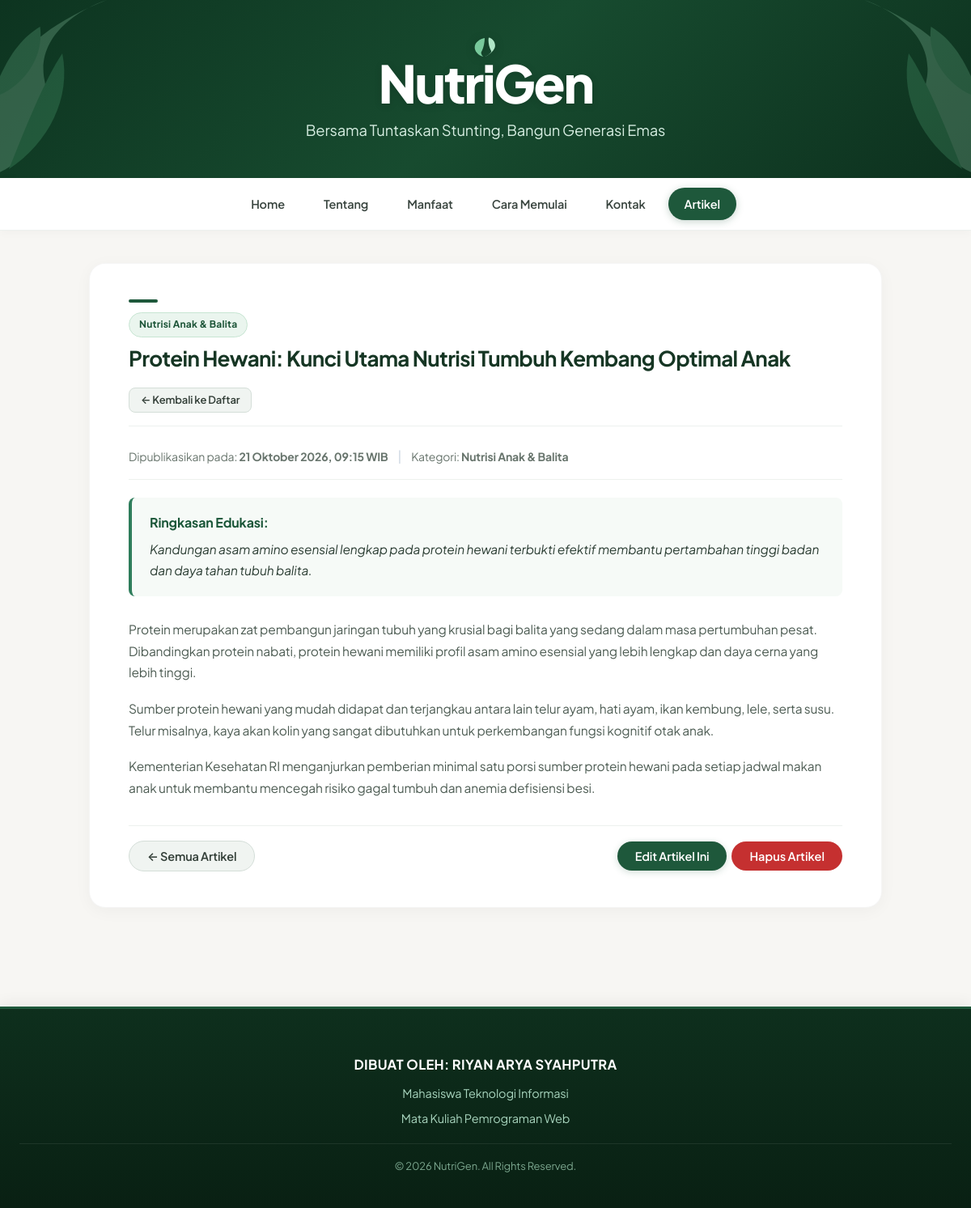
Screenshot of /detail.php?id=2 with the database file from the repository.
### tables this page shows
CREATE TABLE `artikel` (
  `id` INT(11) NOT NULL AUTO_INCREMENT,
  `judul` VARCHAR(150) NOT NULL,
  `kategori` VARCHAR(100) NOT NULL,
  `ringkasan` VARCHAR(255) NOT NULL,
  `isi` TEXT NOT NULL,
  `tanggal_dibuat` TIMESTAMP NOT NULL DEFAULT CURRENT_TIMESTAMP,
  PRIMARY KEY (`id`)
);

### includes/functions.php (called while the page is built, shortened)
<?php
function e(?string $teks): string {
    return htmlspecialchars($teks ?? '', ENT_QUOTES, 'UTF-8');
}
function format_tanggal_indonesia(?string $datetime): string {
    $timestamp = strtotime($datetime);
    $bulan = [
        1 => 'Januari',
        2 => 'Februari',
        3 => 'Maret',
        4 => 'April',
        5 => 'Mei',
        6 => 'Juni',
        7 => 'Juli',
        8 => 'Agustus',
        9 => 'September',
        10 => 'Oktober',
        11 => 'November',
        12 => 'Desember'
    ];
    $hari = date('j', $timestamp);
    $bulan_index = (int)date('n', $timestamp);
    $tahun = date('Y', $timestamp);
    $jam = date('H:i', $timestamp);
    $nama_bulan = $bulan[$bulan_index] ?? '';
    return "{$hari} {$nama_bulan} {$tahun}, {$jam} WIB";
}

### detail.php (the view, shortened to what this page needs)
<?php
require_once __DIR__ . '/includes/koneksi.php';
require_once __DIR__ . '/includes/functions.php';
$current_page = 'artikel';
$id = isset($_GET['id']) ? (int)$_GET['id'] : 0;
$artikel = null;
$error_pesan = null;
if ($id <= 0) {
    $error_pesan = 'ID artikel tidak valid.';
} elseif (empty($koneksi)) {
    $error_pesan = 'Koneksi database tidak tersedia. Pastikan Laragon MySQL aktif.';
} else {
    $sql = "SELECT id, judul, kategori, ringkasan, isi, tanggal_dibuat FROM artikel WHERE id = ? LIMIT 1";
    $stmt = mysqli_prepare($koneksi, $sql);
    if ($stmt) {
        mysqli_stmt_bind_param($stmt, 'i', $id);
        mysqli_stmt_execute($stmt);
        $res = mysqli_stmt_get_result($stmt);
        $artikel = mysqli_fetch_assoc($res);
    } else {
        $error_pesan = 'Terjadi kesalahan sistem dalam pengambilan data artikel.';
    }
}
require_once __DIR__ . '/includes/header.php';
require_once __DIR__ . '/includes/navbar.php';
?>
    <main>
        <?php if ($error_pesan || !$artikel): ?>
            <section class="card-box">
                <div class="empty-state">
                    <h2 style="justify-content: center; border-bottom: none; margin-bottom: 12px;">Artikel Tidak Ditemukan</h2>
                    <p><?= e($error_pesan ?? 'Data artikel yang Anda cari tidak tersedia.') ?></p>
                    <div style="margin-top: 24px;">
                        <a href="artikel.php" class="btn btn-primary">&larr; Kembali ke Daftar Artikel</a>
                        <a href="index.php" class="btn btn-secondary">Menuju Halaman Utama</a>
                    </div>
                </div>
            </section>
        <?php else: ?>
            <article class="card-box">
                <div style="display: flex; justify-content: space-between; align-items: flex-start; margin-bottom: 24px; padding-bottom: 16px; border-bottom: 1px solid #edf1ee; gap: 16px; flex-wrap: wrap;">
                    <div>
                        <div class="accent-bar"></div>
                        <span class="badge-category"><?= e($artikel['kategori']) ?></span>
                        <h2 style="margin-top: 10px; margin-bottom: 4px;"><?= e($artikel['judul']) ?></h2>
                    </div>
                    <div>
                        <a href="artikel.php#kelola-artikel" class="btn btn-secondary btn-sm">&larr; Kembali ke Daftar</a>
                    </div>
                </div>
                <div class="article-detail-meta">
                    <span class="date">
                        Dipublikasikan pada: <strong><?= e(format_tanggal_indonesia($artikel['tanggal_dibuat'])) ?></strong>
                    </span>
                    <span style="color: #cbd5e1;">|</span>
                    <span class="date">Kategori: <strong><?= e($artikel['kategori']) ?></strong></span>
                </div>
                <div style="background-color: #f6faf7; border-left: 4px solid #2e7d5b; padding: 18px 22px; border-radius: 8px; margin-bottom: 28px;">
                    <strong style="color: #1a5638; display: block; margin-bottom: 6px;">Ringkasan Edukasi:</strong>
                    <p style="margin-bottom: 0; font-size: 15.5px; color: #2c3e34; font-style: italic;">
                        <?= e($artikel['ringkasan']) ?>
                    </p>
                </div>
                <div class="article-detail-content">
                    <?php
                    $paragraf_list = explode("\n", str_replace(["\r\n", "\r"], "\n", $artikel['isi']));
                    foreach ($paragraf_list as $paragraf):
                        $paragraf = trim($paragraf);
                        if ($paragraf === '') continue;
                    ?>
                        <p><?= e($paragraf) ?></p>
                    <?php endforeach; ?>
                </div>
                <div class="form-actions" style="justify-content: space-between;">
                    <a href="artikel.php#kelola-artikel" class="btn btn-secondary">&larr; Semua Artikel</a>
                    <div class="action-buttons">
                        <a href="edit.php?id=<?= (int)$artikel['id'] ?>" class="btn btn-primary">Edit Artikel Ini</a>
                        <form action="hapus.php" method="POST">
                            <button type="submit" class="btn btn-danger">Hapus Artikel</button>
                        </form>
                    </div>
                </div>
            </article>
        <?php endif; ?>
    </main>
<?php
require_once __DIR__ . '/includes/footer.php';
?>

### includes/header.php (shortened to what this page needs)
<!DOCTYPE html>
<html lang="id">
<head>
    <link rel="stylesheet" href="assets/css/style.css">
</head>
<body>
    <header id="home" class="main-header">
        <div class="leaf-pattern-left" aria-hidden="true"></div>
        <div class="leaf-pattern-right" aria-hidden="true"></div>
        <div class="header-inner">
            <div class="brand-logo-group">
                <h1 class="brand-name">NutriGen</h1>
            </div>
            <p class="brand-tagline">Bersama Tuntaskan Stunting, Bangun Generasi Emas</p>
        </div>
    </header>

### includes/navbar.php
<?php
$is_home = (isset($current_page) && $current_page === 'home');
$is_artikel = (isset($current_page) && in_array($current_page, ['artikel', 'tambah', 'edit', 'detail']));
?>
    <nav>
        <a href="<?= $is_home ? '#home' : 'index.php#home' ?>" class="<?= $is_home ? 'active' : '' ?>">Home</a>
        <a href="<?= $is_home ? '#tentang' : 'index.php#tentang' ?>">Tentang</a>
        <a href="<?= $is_home ? '#manfaat' : 'index.php#manfaat' ?>">Manfaat</a>
        <a href="<?= $is_home ? '#cara' : 'index.php#cara' ?>">Cara Memulai</a>
        <a href="<?= $is_home ? '#kontak' : 'index.php#kontak' ?>">Kontak</a>
        <a href="artikel.php" class="<?= $is_artikel ? 'active' : '' ?>">Artikel</a>
    </nav>

### includes/footer.php (shortened to what this page needs)
    <footer>
        <p>Dibuat oleh: RIYAN ARYA SYAHPUTRA</p>
        <p>Mahasiswa Teknologi Informasi</p>
        <p>Mata Kuliah Pemrograman Web</p>
        <p>&copy; 2026 NutriGen. All Rights Reserved.</p>
    </footer>
</body>
</html>

### rows the page displays
artikel: kategori "Nutrisi Anak & Balita", judul "Protein Hewani: Kunci Utama Nutrisi Tumbuh Kembang Optimal Anak", tanggal_dibuat "21 Oktober 2026, 09:15 WIB", ringkasan "Kandungan asam amino esensial lengkap pada protein hewani terbukti efektif membantu pertambahan tinggi badan dan daya tahan tubuh balita.", isi "Protein merupakan zat pembangun jaringan tubuh yang krusial bagi balita yang sedang dalam masa pertumbuhan pesat. Dibandingkan protein nabati, protein hewani memiliki profil asam amino esensial yang lebih lengkap dan daya cerna yang lebih tinggi.", isi "Sumber protein hewani yang mudah didapat dan terjangkau antara lain telur ayam, hati ayam, ikan kembung, lele, serta susu. Telur misalnya, kaya akan kolin yang sangat dibutuhkan untuk perkembangan fungsi kognitif otak anak.", isi "Kementerian Kesehatan RI menganjurkan pemberian minimal satu porsi sumber protein hewani pada setiap jadwal makan anak untuk membantu mencegah risiko gagal tumbuh dan anemia defisiensi besi."
